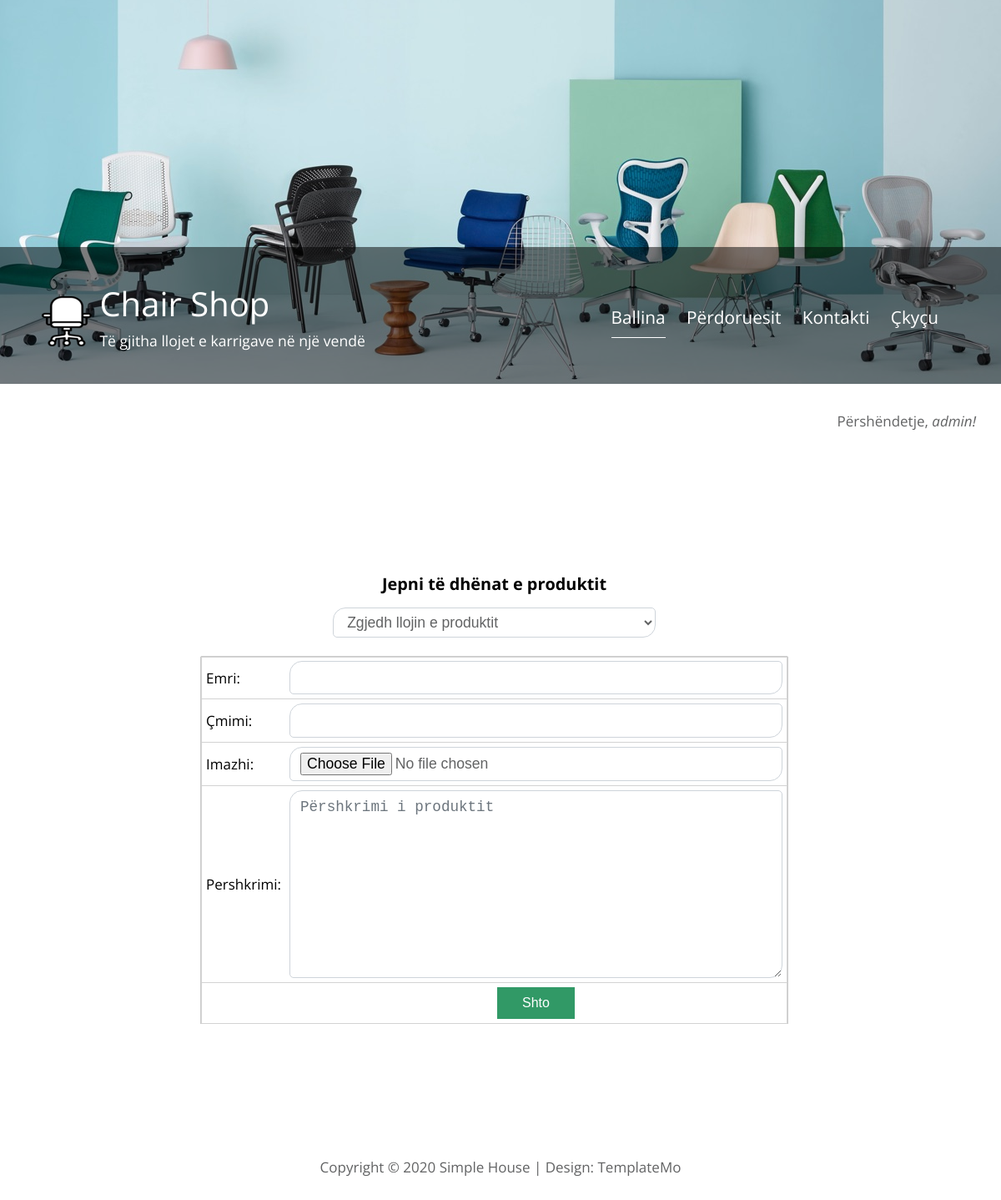
/chairshop/ModuliAdministratorit/shto_produkte.php (signed in), run on the app's committed database.
### tables this page shows
CREATE TABLE `users` (
  `ID_usr` int(11) NOT NULL,
  `username` varchar(30) NOT NULL,
  `password` varchar(25) NOT NULL,
  `email` varchar(20) NOT NULL
);

CREATE TABLE `elementet` (
  `ID_Elem` int(11) NOT NULL,
  `Titulli` varchar(50) NOT NULL,
  `Pershkrimi` varchar(1000) NOT NULL,
  `File` varchar(300) NOT NULL,
  `Lokacioni` varchar(50) NOT NULL
);

### chairshop/ModuliAdministratorit/check.php (called while the page is built, shortened)
<?php
include('config.php');
$user_check=$_SESSION['username'];
$ses_sql = mysqli_query($conn,"SELECT username FROM users WHERE username='$user_check' ");
$row=mysqli_fetch_array($ses_sql,MYSQLI_ASSOC);
$login_user=$row['username'];
?>

### chairshop/ModuliAdministratorit/shto_produkte.php (the view, shortened to what this page needs)
<?php
	include("check.php");
?>
<!DOCTYPE html>
<html>
<head>
	<link href="css/all.min.css" rel="stylesheet" />
	<link href="css/templatemo-style.css" rel="stylesheet" />
</head>
<body>
	<div class="container">
		<div class="placeholder">
			<div class="parallax-window" data-parallax="scroll" data-image-src="img/banner.jpg">
				<div class="tm-header">
					<div class="row tm-header-inner">
						<div class="col-md-6 col-12">
							<img src="img/final1.png" alt="Logo" class="tm-site-logo" />
							<div class="tm-site-text-box">
								<h1 class="tm-site-title">Chair Shop</h1>
								<h6 class="tm-site-description">Të gjitha llojet e karrigave në një vendë</h6>
							</div>
						</div>
						<nav class="col-md-6 col-12 tm-nav">
							<ul class="tm-nav-ul">
								<li class="tm-nav-li"><a href="ballina.php" class="tm-nav-link active">Ballina</a></li>
								<li class="tm-nav-li"><a href="perdoruesit.php" class="tm-nav-link">Përdoruesit</a></li>
								<li class="tm-nav-li"><a href="contact.php" class="tm-nav-link">Kontakti</a></li>
								<li class="tm-nav-li"><a href="logout.php" class="tm-nav-link">Çkyçu</a></li>
							</ul>
						</nav>
					</div>
				</div>
			</div>
		</div>
		<main>
			<p style="text-align: right; padding:30px;">Përshëndetje, <em><?php  echo $login_user;?>!</em></p>
				<div class="tm-container-inner tm-features">
					<div class="row">
						<h3 style="margin: 15px auto;">Jepni të dhënat e produktit</h3>
							<div style="margin:auto;" class="table">
								<form style="margin:auto;" enctype="multipart/form-data"  action="addProdukte.php" method="post" name="form1">
									<table style="margin: auto;">
										<tr>
										<select style="width: 35%; margin: auto;" class="form-control" name="ID_llojet">
											<option  selected="selected">Zgjedh llojin e produktit</option>
										</select><br />
										</tr>
										<tr>
											<td>Emri:</td>
											<td><input class="form-control" type="text" name="Emri"></td>
										</tr>
										<tr>
											<td>Çmimi:</td>
											<td><input class="form-control" type="text" name="Çmimi"></td>
										</tr>
										<tr>
											<td>Imazhi:<input class="form-control" type="hidden" name="MAX_FILE_SIZE" value="10000000" /></td>
											<td><input class="form-control" name="userfile" type="file" /></td>
										</tr>
									    <tr>
										<td>Pershkrimi:</td>
											<td><textarea maxlength="1000" class="form-control" type="text" name="Pershkrimi" placeholder="Përshkrimi i produktit" rows="8" cols="50"></textarea></td>
										</tr>
										<tr>
											<td></td>
											<td style="text-align: center;"><input class="tm-btn tm-btn-success tm-btn-right" type="submit" name="addProdukte" value="Shto"></td>
										</tr>
									</table>
							</form>
						</div>
					</div>
				</div>
		</main>
		<br>
		<br>
		<br>
		<br>
		<?php include_once('footer.php');?>
	</div>
</body>
</html>

### chairshop/ModuliAdministratorit/footer.php (shortened to what this page needs)
<footer class="tm-footer text-center">
	<?php
$result=mysqli_query($conn, "SELECT * FROM elementet WHERE Lokacioni ='Footer'");
while ($row=mysqli_fetch_assoc($result)) {
    extract($row);
    ?>
  <?php echo $Pershkrimi; ?>
<?php } ?>
</footer>

### chairshop/ModuliAdministratorit/css/templatemo-style.css (style rules this page uses)
ul, nav, body, h1, h2, h4, h6, p, figure { margin: 0; padding: 0; }
a, button { transition: all 0.3s ease; }
html { width: 100%; box-sizing: border-box; -ms-overflow-style: scrollbar; }
*, *::before, *::after { box-sizing: inherit; }
.container { width: 100%; margin-right: auto; margin-left: auto; }
.tm-container-inner, .tm-container-inner-2 { padding-left: 15px; padding-right: 15px; }
.row { display: -ms-flexbox; display: flex; -ms-flex-wrap: wrap; flex-wrap: wrap; margin-left: -15px; }
.col-lg-3, .col-lg-4, .col-lg-6, .col-md-4, .col-md-6, .col-sm-6, .col-12 { position: relative; width: 100%; padding-right: 15px; padding-left: 15px; }
.col-12 { -ms-flex: 0 0 100%; flex: 0 0 100%; max-width: 100%; }
@media (min-width: 768px) { .col-md-6 { -ms-flex: 0 0 50%; flex: 0 0 50%; max-width: 50%; } }
.tm-btn { display: inline-block; font-size: 1rem; width: auto; padding: 10px 30px; text-decoration: none; cursor: pointer; border: 0; }
.tm-btn-success { background-color: #319966; color: white; }
.text-center { text-align: center; }
body { width: 100%; font-family: 'Open Sans', Arial, sans-serif; font-size: 17px; background-color: white; overflow-x: hidden; }
.container { background-color: white; }
p, address { color: #626364; line-height: 1.8; }
.placeholder { width: 100%; min-height: 460px; background-color: #556E5B; }
.parallax-window { min-height: 460px; background: transparent; position: relative; }
.tm-header { background-color: rgba(0,0,0,0.5); position: absolute; bottom: 0; left: 0; width: 100%; color: white; z-index: 1000; }
.tm-header-inner { padding: 40px 50px; }
.tm-site-logo { display: inline-block; margin-right: 5px; }
.tm-site-text-box { display: inline-block; }
.tm-site-title { font-size: 2.5rem; font-weight: 400; margin-bottom: 5px; }
.tm-site-description { font-size: 1.1rem; font-weight: 400; }
.tm-nav { text-align: right; margin-top: 30px; }
.tm-nav-ul { font-size: 1.3rem; justify-content: flex-end; }
.tm-nav-li { display: inline-block; list-style: none; margin-bottom: 0; padding-right: 10px; padding-left: 10px; }
.tm-nav-link { color: white; text-decoration: none; padding-bottom: 10px; }
.tm-nav-link.active, .tm-nav-link:hover { border-bottom: 1px solid white; }
.tm-section, .tm-container-inner, .tm-container-inner-2 { margin-left: auto; margin-right: auto; }
@media (min-width: 768px) { .tm-gallery-page, .tm-section, .tm-container-inner, .tm-container-inner-2 { max-width: 840px; } }
@media (min-width: 992px) { .tm-container-inner { max-width: 1120px; } }
.tm-footer { padding: 25px 15px; margin-top: 40px; }
.tm-footer a { color: #626364; text-decoration: none; }
.tm-features { margin-top: 35px; }
.table { display: block; overflow-x: auto; white-space: nowrap; align-items: center; width: 100%; }
.table table { border:solid #d3d3d3 1px; border-collapse: collapse; box-shadow: 0 0 0 0.2px; }
.table tr { padding: 5px; border-collapse: collapse; border-bottom-top:solid #d3d3d3 1px; }
.table td { padding: 5px; border-collapse: collapse; border-bottom:solid #d3d3d3 1px; }
.tm-btn-right { align-self: flex-end; }
.form-control { display: block; width: 100%; padding: 0.375rem 0.75rem; font-size: 1.1rem; font-weight: 400; line-height: 1.5; color: #626364; background-color: #fff; background-clip: padding-box; border: 1px solid #ced4da; border-radius: 15px 5px; transition: border-color 0.15s ease-in-out, box-shadow 0.15s ease-in-out; }
.form-control::placeholder { color: #6c757d; opacity: 1; }

### data on the page
users: username "admin"
elementet: Pershkrimi "Copyright © 2020 Simple House | Design: TemplateMo"
